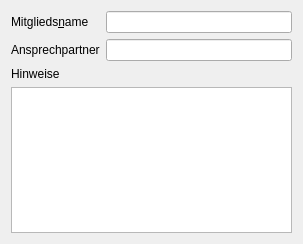
<?xml version="1.0" encoding="UTF-8"?>
<ui version="4.0">
 <class>MitgliedJuristisch</class>
 <widget class="QWidget" name="MitgliedJuristisch">
  <property name="geometry">
   <rect>
    <x>0</x>
    <y>0</y>
    <width>303</width>
    <height>244</height>
   </rect>
  </property>
  <property name="windowTitle">
   <string>Form</string>
  </property>
  <layout class="QVBoxLayout" name="verticalLayout">
   <item>
    <layout class="QFormLayout" name="formLayout">
     <item row="0" column="0">
      <widget class="QLabel" name="label_4">
       <property name="text">
        <string>Mitglieds&amp;name</string>
       </property>
       <property name="buddy">
        <cstring>txlName</cstring>
       </property>
      </widget>
     </item>
     <item row="0" column="1">
      <widget class="QLineEdit" name="txlName"/>
     </item>
     <item row="1" column="0">
      <widget class="QLabel" name="label_14">
       <property name="text">
        <string>Ansprechpartner</string>
       </property>
      </widget>
     </item>
     <item row="1" column="1">
      <widget class="QLineEdit" name="txlAnsprechpartner"/>
     </item>
    </layout>
   </item>
   <item>
    <widget class="QLabel" name="label_19">
     <property name="text">
      <string>Hinweise</string>
     </property>
    </widget>
   </item>
   <item>
    <widget class="QPlainTextEdit" name="txtHinweise"/>
   </item>
  </layout>
 </widget>
 <resources/>
 <connections/>
</ui>
